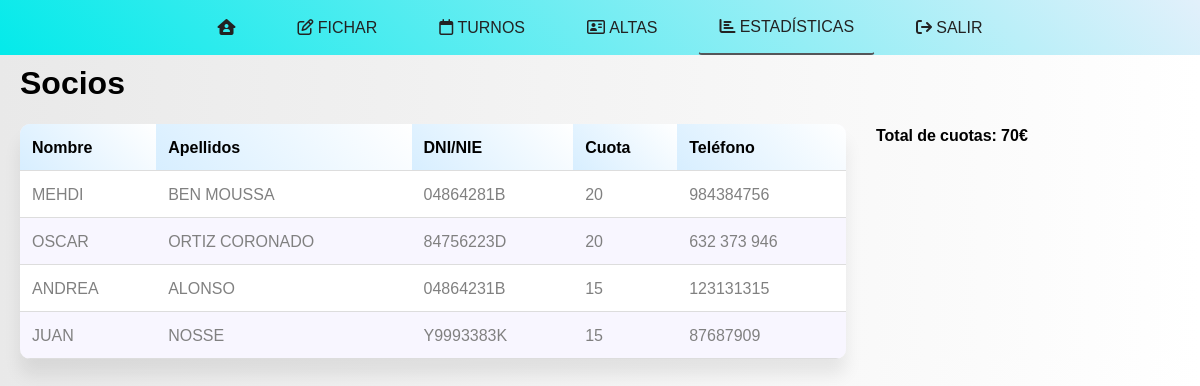
Page /socioscaptados (signed in) on the earlier database version.
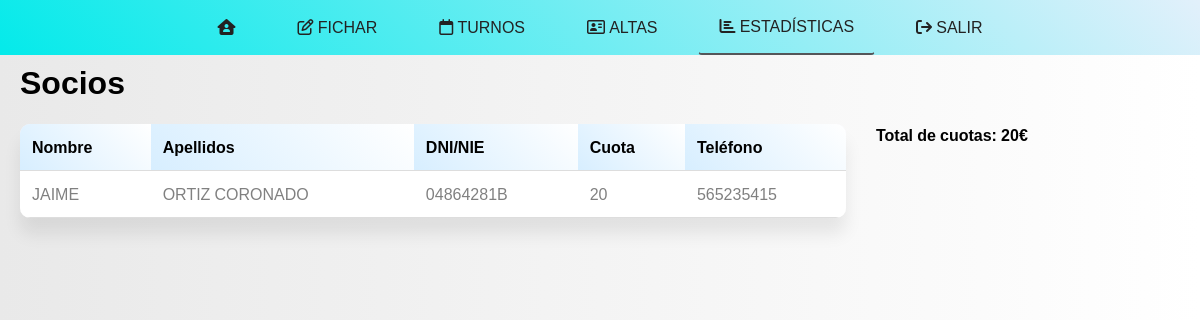
Same page on the later database version.
### app.py (models this page shows)
class Socio(db.Model):
    id = db.Column(db.Integer, primary_key=True)
    captador_id = db.Column(db.Integer, db.ForeignKey('user.id'), nullable=False)
    captador = db.relationship('User', backref=db.backref('socio', lazy=True))
    nombre = db.Column(db.String(100), nullable=False)
    apellidos = db.Column(db.String(100), nullable=False)
    dni = db.Column(db.String(20), nullable=False, unique=True)
    fecha_nacimiento = db.Column(db.String(10), nullable=False)  # Cambiado a String
    direccion = db.Column(db.String(200), nullable=False)
    email = db.Column(db.String(120), nullable=False, unique=True)
    telefono = db.Column(db.String(20), nullable=False)
    horario_llamada = db.Column(db.String(20), nullable=False)
    cuota = db.Column(db.String(5), nullable=False)  # Cambiado a String
    iban = db.Column(db.String(50), nullable=False)

### app.py (the view)
@app.route('/socioscaptados', methods = ['GET', 'POST'])
@login_required
def socioscaptados():
    socios = Socio.query.filter_by(captador_id=current_user.username).all()
    return render_template('socioscaptados.html', socios=socios, active_tab= 'socioscaptados')

### app.py (called while the page is built)
@login_manager.user_loader
def load_user(user_id):
    return User.query.get(int(user_id))

### templates/socioscaptados.html (shortened to what this page needs)
<!DOCTYPE html>
<html>
<head>
    <title>Mis Socios</title><link rel="preload" href="{{ url_for('static', filename='font-awesome/css/all.min.css') }}" as="style" onload="this.onload=null;this.rel='stylesheet'">
    <link rel="stylesheet" type="text/css" href="{{ url_for('static', filename='styles.css') }}">
    <link rel="stylesheet" href="https://cdnjs.cloudflare.com/ajax/libs/font-awesome/6.5.1/css/all.min.css" integrity=xsha384-9HF2NvP+qcW7y+Q3PzCZI8dkxkX87CPvzALZ3KEU9e3+Em4sL0vo4o8r05a9kF2k">
    <link href="https://fonts.cdnfonts.com/css/noto-sans-medefaidrin" rel="stylesheet">
</head>
<body>
    {% include 'navbar.html'%}
    <div style="margin-top: 60px" class="container">
        <h1>Socios</h1>
        <table id="tabla-socios">
            <tr>
                <th>Nombre</th>
                <th>Apellidos</th>
                <th>DNI/NIE</th>
                <th>Cuota</th>
                <th>Teléfono</th>
            </tr>
            {% for socio in socios %}
            <tr>
                <td>{{ socio.nombre.upper() }}</td>
                <td>{{ socio.apellidos.upper() }}</td>
                <td>{{ socio.dni.upper() }}</td>
                <td>{{ socio.cuota }}</td>
                <td>{{ socio.telefono }}</td>
            </tr>
            {% endfor %}
        </table>
        <div id="total-cuotas" class="total-cuotas"></div>
    </div>
</body>
</html>

Differences in the rows shown:
removed Socio: nombre "MEHDI", apellidos "BEN MOUSSA", dni "04864281B", cuota "20", telefono "984384756"
no longer on this page (row edited): Socio: nombre "OSCAR", apellidos "ORTIZ CORONADO", dni "84756223D", cuota "20", telefono "632 373 946"
removed Socio: nombre "ANDREA", apellidos "ALONSO", dni "04864231B", cuota "15", telefono "123131315"
removed Socio: nombre "JUAN", apellidos "NOSSE", dni "Y9993383K", cuota "15", telefono "87687909"
now on this page (row edited): Socio: nombre "JAIME", apellidos "ORTIZ CORONADO", dni "04864281B", cuota "20", telefono "565235415"
Other differences:
text written by a page script: "Total de cuotas: 70€" → "Total de cuotas: 20€"
